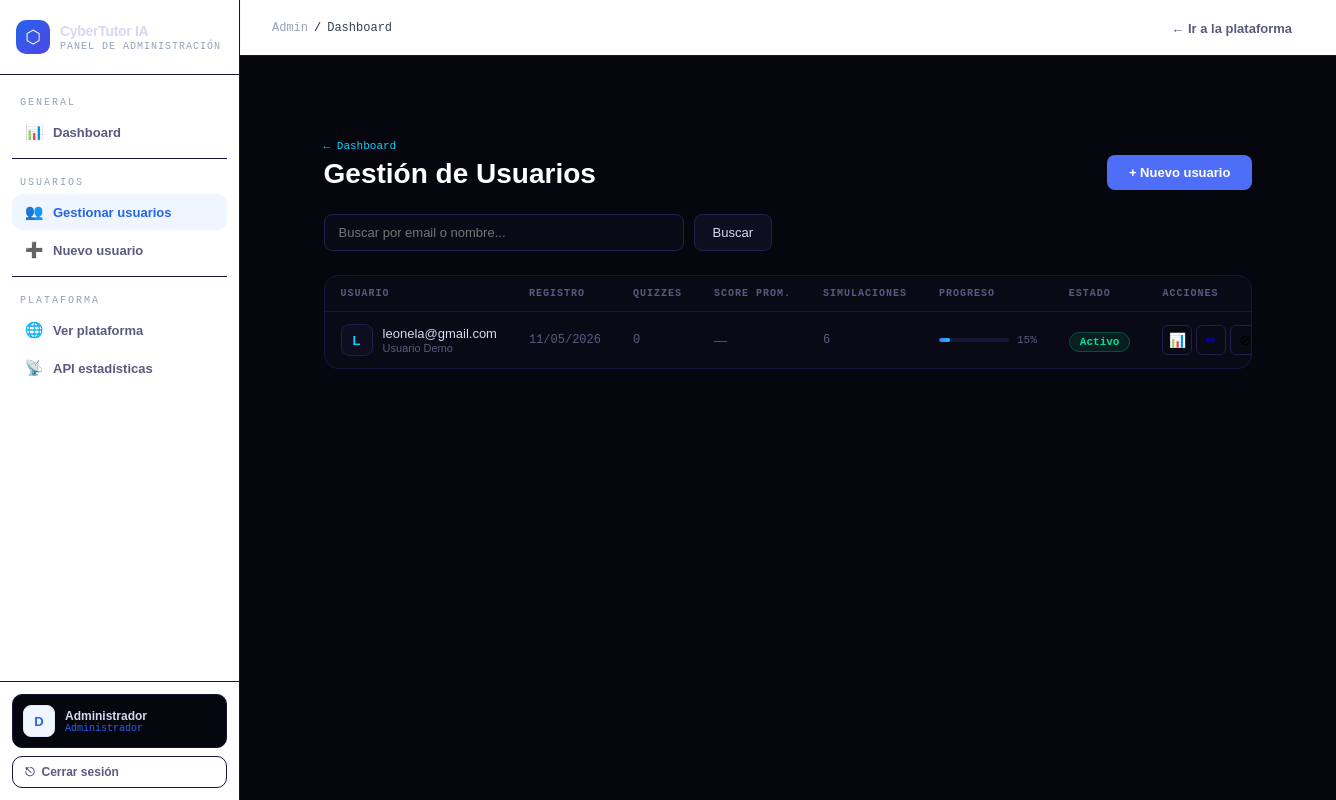
The app's page /admin/users (signed in) with its own data.
### app/models/user.py (models this page shows, shortened)
class User(db.Model, UserMixin):
    __tablename__ = 'user'
    id           = db.Column(db.Integer, primary_key=True)
    email        = db.Column(db.String(100), unique=True, nullable=False)
    password     = db.Column(db.String(255), nullable=False)
    name         = db.Column(db.String(100), default='')
    is_admin     = db.Column(db.Boolean, default=False)
    is_active    = db.Column(db.Boolean, default=True)
    created_at   = db.Column(db.DateTime, default=datetime.utcnow)
    last_login   = db.Column(db.DateTime, nullable=True)
    quiz_results       = db.relationship('QuizResult',       backref='user', lazy=True, cascade='all, delete-orphan')
    simulation_results = db.relationship('SimulationResult', backref='user', lazy=True, cascade='all, delete-orphan')
    course_visits      = db.relationship('CourseVisit',      backref='user', lazy=True, cascade='all, delete-orphan')
    @property
    def quiz_count(self):
        return len(self.quiz_results)
    @property
    def avg_quiz_score(self):
        if not self.quiz_results:
            return 0
        return round(sum(r.score for r in self.quiz_results) / len(self.quiz_results))
    @property
    def simulation_count(self):
        return len(self.simulation_results)
    @property
    def simulation_correct(self):
        return sum(1 for r in self.simulation_results if r.is_correct)
    @property
    def courses_visited(self):
        return len(set(v.course_id for v in self.course_visits))
    @property
    def overall_progress(self):
        quiz_score   = self.avg_quiz_score * 0.4          # 40%
        sim_score    = (self.simulation_correct / max(self.simulation_count, 1)) * 100 * 0.3  # 30%
        course_score = min(self.courses_visited / 4, 1) * 100 * 0.3   # 30% (4 cursos total)
        return round(quiz_score + sim_score + course_score)

### app/models/progress.py (models this page shows, shortened)
class SimulationResult(db.Model):
    __tablename__ = 'simulation_result'
    id           = db.Column(db.Integer, primary_key=True)
    user_id      = db.Column(db.Integer, db.ForeignKey('user.id'), nullable=False)
    scenario_id  = db.Column(db.String(20), nullable=False)     # ej: "sc_001"
    action_taken = db.Column(db.String(30), nullable=False)     # ej: "report"
    is_correct   = db.Column(db.Boolean, nullable=False)
    points       = db.Column(db.Integer, default=0)
    risk_level   = db.Column(db.String(10), default='medio')    # alto/medio/bajo
    created_at   = db.Column(db.DateTime, default=datetime.utcnow)

### app/routes/admin.py (the view)
@admin.route('/users')
@login_required
@admin_required
def users():
    search = request.args.get('q', '').strip()
    page   = request.args.get('page', 1, type=int)
    query = User.query.filter_by(is_admin=False)
    if search:
        query = query.filter(User.email.ilike(f'%{search}%') | User.name.ilike(f'%{search}%'))
    users_paginated = query.order_by(User.created_at.desc()).paginate(page=page, per_page=15)
    return render_template('admin/users_admin.html', users=users_paginated, search=search)

### app/routes/admin.py (called while the page is built)
def admin_required(f):
    @wraps(f)
    def decorated(*args, **kwargs):
        if not current_user.is_authenticated or not current_user.is_admin:
            flash('Acceso restringido al panel de administrador.', 'error')
            return redirect(url_for('main.home'))
        return f(*args, **kwargs)
    return decorated

### app/templates/admin/users_admin.html (shortened to what this page needs)
{% extends "base_admin.html" %}
{% block content %}
<div class="adm-page">
  <div class="adm-header">
    <div>
      <div class="adm-eyebrow"><a href="{{ url_for('admin.dashboard') }}" class="adm-back">← Dashboard</a></div>
      <h1 class="adm-title">Gestión de Usuarios</h1>
    </div>
    <a href="{{ url_for('admin.create_user') }}" class="btn-adm-primary">+ Nuevo usuario</a>
  </div>
  <form method="GET" class="search-form">
    <input type="text" name="q" value="{{ search }}" placeholder="Buscar por email o nombre..." class="search-input">
    <button type="submit" class="search-btn">Buscar</button>
  </form>
  <div class="adm-card" style="padding:0; overflow:hidden;">
    <div class="adm-table-wrap">
      <table class="adm-table">
        <thead>
          <tr>
            <th>Usuario</th>
            <th>Registro</th>
            <th>Quizzes</th>
            <th>Score Prom.</th>
            <th>Simulaciones</th>
            <th>Progreso</th>
            <th>Estado</th>
            <th>Acciones</th>
          </tr>
        </thead>
        <tbody>
          {% for user in users.items %}
          <tr id="row-{{ user.id }}">
            <td>
              <div class="td-user">
                <div class="user-avatar {% if not user.is_active %}avatar-inactive{% endif %}">
                  {{ user.email[0].upper() }}
                </div>
                <div>
                  <div class="td-email">{{ user.email }}</div>
                  {% if user.name %}<div class="td-name">{{ user.name }}</div>{% endif %}
                </div>
              </div>
            </td>
            <td class="td-muted td-mono">{{ user.created_at.strftime('%d/%m/%Y') }}</td>
            <td class="td-muted td-mono">{{ user.quiz_count }}</td>
            <td>
              {% if user.avg_quiz_score > 0 %}
              <span class="score-pill {% if user.avg_quiz_score >= 90 %}pill-green{% elif user.avg_quiz_score >= 70 %}pill-blue{% elif user.avg_quiz_score >= 50 %}pill-yellow{% else %}pill-red{% endif %}">
                {{ user.avg_quiz_score }}%
              </span>
              {% else %}
              <span class="td-muted">—</span>
              {% endif %}
            </td>
            <td class="td-muted td-mono">{{ user.simulation_count }}</td>
            <td>
              <div style="display:flex; align-items:center; gap:8px;">
                <div class="mini-progress">
                  <div class="mini-bar" style="width:{{ user.overall_progress }}%"></div>
                </div>
                <span class="mini-pct">{{ user.overall_progress }}%</span>
              </div>
            </td>
            <td>
              <span class="status-pill {% if user.is_active %}status-active{% else %}status-inactive{% endif %}" id="status-{{ user.id }}">
                {{ 'Activo' if user.is_active else 'Inactivo' }}
              </span>
            </td>
            <td>
              <div class="action-row">
                <a href="{{ url_for('admin.user_progress', user_id=user.id) }}" class="btn-action btn-progress" title="Ver progreso">📊</a>
                <a href="{{ url_for('admin.edit_user', user_id=user.id) }}" class="btn-action btn-edit" title="Editar">✏</a>
                <button class="btn-action btn-toggle" onclick="toggleUser({{ user.id }})" title="{{ 'Desactivar' if user.is_active else 'Activar' }}" id="toggle-{{ user.id }}">
                  {{ '⊘' if user.is_active else '✓' }}
                </button>
              </div>
            </td>
          </tr>
          {% else %}
          <tr><td colspan="8" class="adm-empty">No se encontraron usuarios{% if search %} para "{{ search }}"{% endif %}.</td></tr>
          {% endfor %}
        </tbody>
      </table>
    </div>
  </div>
</div>
{% endblock %}

### app/templates/base_admin.html (shortened to what this page needs)
<!DOCTYPE html>
<html lang="es">
<head>
</head>
<body>
<aside class="adm-sidebar" id="sidebar">
  <div class="sidebar-logo">
    <div class="logo-wrap">
      <div class="logo-icon">⬡</div>
      <div>
        <div class="logo-title">CyberTutor IA</div>
        <div class="logo-sub">Panel de administración</div>
      </div>
    </div>
  </div>
  <nav class="sidebar-nav">
    <span class="nav-section-label">General</span>
    <a href="{{ url_for('admin.dashboard') }}"
       class="nav-link {% if request.endpoint == 'admin.dashboard' %}active{% endif %}">
      <span class="nav-icon">📊</span> Dashboard
    </a>
    <div class="nav-divider"></div>
    <span class="nav-section-label">Usuarios</span>
    <a href="{{ url_for('admin.users') }}"
       class="nav-link {% if request.endpoint in ['admin.users', 'admin.create_user', 'admin.edit_user'] %}active{% endif %}">
      <span class="nav-icon">👥</span> Gestionar usuarios
    </a>
    <a href="{{ url_for('admin.create_user') }}" class="nav-link">
      <span class="nav-icon">➕</span> Nuevo usuario
    </a>
    <div class="nav-divider"></div>
    <span class="nav-section-label">Plataforma</span>
    <a href="{{ url_for('main.home') }}" class="nav-link" target="_blank">
      <span class="nav-icon">🌐</span> Ver plataforma
    </a>
    <a href="{{ url_for('admin.api_stats') }}" class="nav-link" target="_blank">
      <span class="nav-icon">📡</span> API estadísticas
    </a>
  </nav>
  <div class="sidebar-footer">
    <div class="admin-profile">
      <div class="profile-avatar">
        {{ current_user.email[0].upper() if current_user.is_authenticated else 'A' }}
      </div>
      <div>
        <div class="profile-name">
          {{ current_user.name or current_user.email if current_user.is_authenticated else 'Admin' }}
        </div>
        <div class="profile-role">Administrador</div>
      </div>
    </div>
    <a href="{{ url_for('auth.logout') }}" class="btn-logout">
      <span>⎋</span> Cerrar sesión
    </a>
  </div>
</aside>
<main class="adm-main">
  <div class="adm-topnav">
    <div class="breadcrumb">
      <a href="{{ url_for('admin.dashboard') }}">Admin</a>
      <span class="sep">/</span>
      <span class="current">{% block breadcrumb %}Dashboard{% endblock %}</span>
    </div>
    <div class="topnav-right">
      <a href="{{ url_for('main.home') }}" target="_blank">← Ir a la plataforma</a>
    </div>
  </div>
  <div style="padding: 0 2rem; padding-top: 1.25rem;">
  </div>
  <div class="adm-content">
    {% block content %}{% endblock %}
  </div>
</main>
</body>
</html>

### app/templates/base_admin.html (style rules this page uses)
:root { --blue: #2563eb; --blue-d: #1d4ed8; --blue-light: #dbeafe; --blue-xl: #eff6ff; --green: #059669; --green-xl: #ecfdf5; --green-light:#d1fae5; --orange: #d97706; --orange-xl: #fffbeb; --danger: #dc2626; --danger-xl: #fef2f2; --indigo: #4f46e5; --text: #0f172a; --text2: #334155; --muted: #64748b; --hint: #94a3b8; --border: rgba(15,23,42,0.08); --border2: rgba(15,23,42,0.12); --bg: #f4f7fb; --bg2: #eef2f8; --surface: #ffffff; --sans: 'Plus Jakarta Sans', sans-serif; --mono: 'DM Mono', monospace; --sidebar-w: 240px; --r-sm: 6px; --r-md: 10px; --r-lg: 16px; --shadow-xs: 0 1px 3px rgba(15,23,42,0.06); --shadow-sm: 0 2px 8px rgba(15,23,42,0.08); }
*, *::before, *::after { box-sizing: border-box; margin: 0; padding: 0; }
html { scroll-behavior: smooth; }
body { background: var(--bg); color: var(--text); font-family: var(--sans); min-height: 100vh; display: flex; }
.adm-sidebar { width: var(--sidebar-w); min-height: 100vh; background: var(--surface); border-right: 1px solid var(--border); display: flex; flex-direction: column; position: fixed; top: 0; left: 0; z-index: 100; box-shadow: var(--shadow-xs); transition: transform 0.3s; }
.sidebar-logo { padding: 1.25rem 1rem; border-bottom: 1px solid var(--border); }
.logo-wrap { display: flex; align-items: center; gap: 10px; }
.logo-icon { width: 34px; height: 34px; background: linear-gradient(135deg, var(--blue), var(--indigo)); border-radius: 10px; display: flex; align-items: center; justify-content: center; font-size: 18px; color: white; flex-shrink: 0; }
.logo-title { font-size: 14px; font-weight: 800; color: var(--text); letter-spacing: -0.3px; }
.logo-sub { font-family: var(--mono); font-size: 10px; color: var(--hint); letter-spacing: 1px; text-transform: uppercase; margin-top: 2px; }
.sidebar-nav { flex: 1; padding: 0.75rem 0.75rem; display: flex; flex-direction: column; gap: 2px; overflow-y: auto; }
.nav-section-label { font-family: var(--mono); font-size: 10px; color: var(--hint); text-transform: uppercase; letter-spacing: 2px; padding: 10px 8px 4px; }
.nav-link { display: flex; align-items: center; gap: 9px; padding: 9px 12px; border-radius: var(--r-md); color: var(--muted); text-decoration: none; font-size: 13px; font-weight: 600; transition: all 0.15s; }
.nav-link.active { color: var(--blue); background: var(--blue-xl); }
.nav-icon { font-size: 15px; width: 20px; text-align: center; flex-shrink: 0; }
.nav-divider { height: 1px; background: var(--border); margin: 6px 0; }
.sidebar-footer { padding: 0.75rem; border-top: 1px solid var(--border); }
.admin-profile { display: flex; align-items: center; gap: 10px; padding: 10px 10px; border-radius: var(--r-md); background: var(--bg); border: 1px solid var(--border); margin-bottom: 8px; }
.profile-avatar { width: 32px; height: 32px; border-radius: 8px; background: var(--blue-xl); border: 1px solid var(--blue-light); display: flex; align-items: center; justify-content: center; font-weight: 700; font-size: 13px; color: var(--blue); flex-shrink: 0; }
.profile-name { font-size: 12px; font-weight: 700; color: var(--text); }
.profile-role { font-family: var(--mono); font-size: 10px; color: var(--blue); }
.btn-logout { display: flex; align-items: center; gap: 7px; width: 100%; padding: 8px 12px; background: transparent; border: 1px solid var(--border); border-radius: var(--r-md); color: var(--muted); font-size: 12px; font-weight: 600; cursor: pointer; font-family: var(--sans); text-decoration: none; transition: all 0.2s; }
.adm-main { margin-left: var(--sidebar-w); flex: 1; min-height: 100vh; }
.adm-topnav { height: 56px; border-bottom: 1px solid var(--border); display: flex; align-items: center; justify-content: space-between; padding: 0 2rem; background: white; position: sticky; top: 0; z-index: 50; box-shadow: var(--shadow-xs); }
.breadcrumb { display: flex; align-items: center; gap: 6px; font-family: var(--mono); font-size: 12px; color: var(--hint); }
.breadcrumb a { color: var(--hint); text-decoration: none; transition: color 0.15s; }
.breadcrumb .sep { color: var(--border2); }
.breadcrumb .current { color: var(--text2); font-weight: 500; }
.topnav-right a { font-size: 13px; color: var(--muted); text-decoration: none; padding: 6px 12px; border-radius: 6px; transition: all 0.15s; font-family: var(--sans); font-weight: 600; }
.adm-content { padding: 2rem; }
.adm-content > * { animation: fadeInUp 0.35s ease both; }

### records on screen
User: is_active+email "D", is_active+name "Administrador"
User: email "L", email "leonela@gmail.com", name "Usuario Demo", created_at "11/05/2026", quiz_count "0", simulation_count "6", overall_progress "15", is_active "Activo", is_active "⊘"
